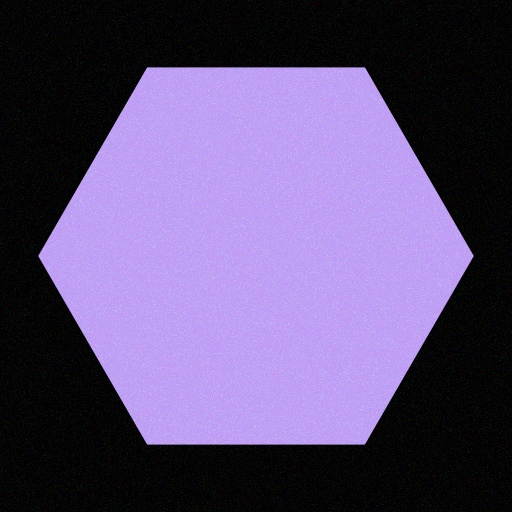
//> input picture image/hexagon_low noise.jpg, 512 x 512 px
$ ./OTSU_Binarization   (built with g++ and OpenCV 4)
//> lines starting //> are read from the running program, lines starting //| are printed output that depends on the picture; after the words box and inside, x2 and y2 are one past the last pixel; in counts of white or black regions, pixels touching at a corner belong together
#include <opencv.hpp>
#include <iostream>

using namespace cv;

int main()
{
	Mat img1 = imread("image/hexagon_low noise.jpg", 0);
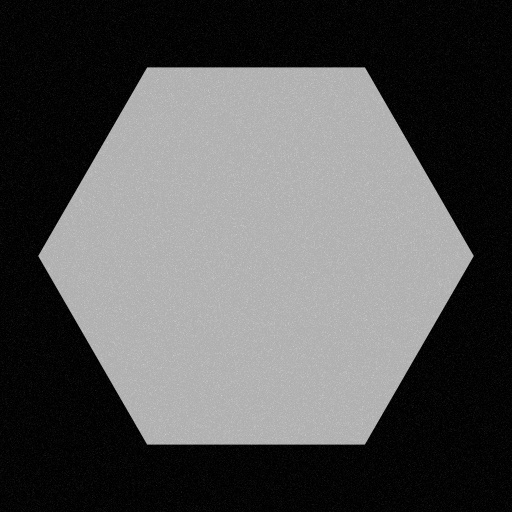
//> img1: 512 rows x 512 cols, CV_8UC1; min 0, max 207, mean 86.3
	Mat img2 = imread("image/hexagon_high noise.jpg", 0);
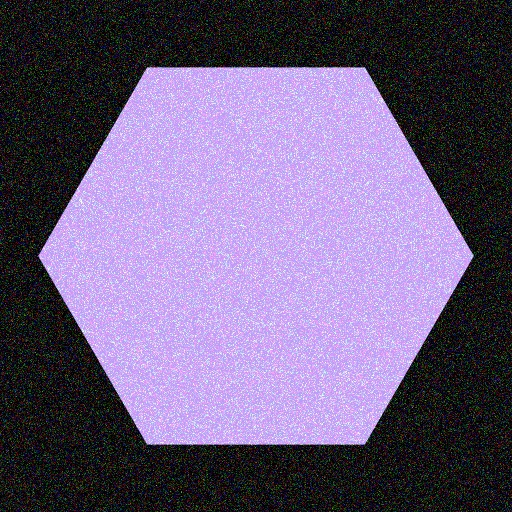
//> input picture image/hexagon_high noise.jpg, 512 x 512 px
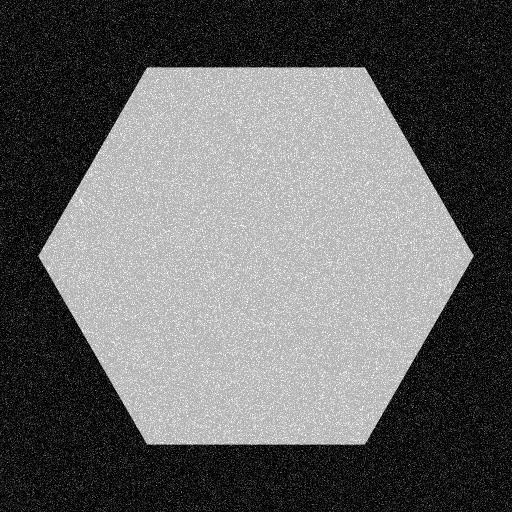
//> img2: 512 rows x 512 cols, CV_8UC1; min 0, max 255, mean 101.2
	Mat img1_th1, img2_th2;

	imshow("noise 10", img1);
	imshow("noise 50", img2);

	threshold(img1, img1_th1, 0, 255, THRESH_OTSU);
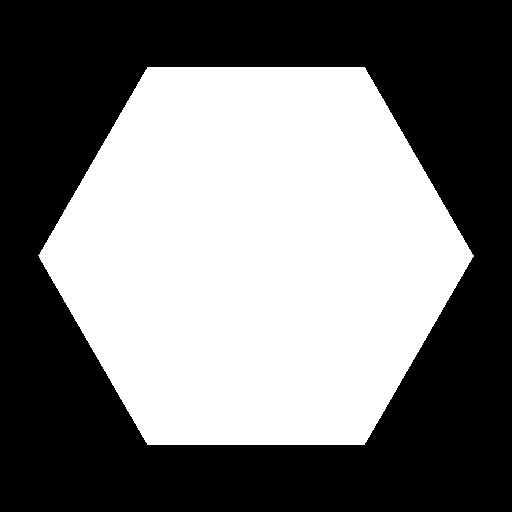
//> img1_th1: 512 rows x 512 cols, CV_8UC1; 47.1% white; 1 white region, box (x1, y1, x2, y2) and area: (38, 67, 474, 445) 123397
	threshold(img2, img2_th2, 0, 255, THRESH_OTSU);
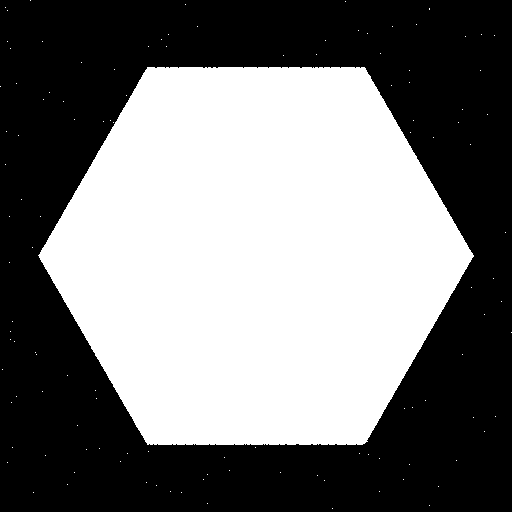
//> img2_th2: 512 rows x 512 cols, CV_8UC1; 47.1% white; 118 white regions (117 under 20 px), largest, box (x1, y1, x2, y2) and area: (38, 67, 474, 445) 123336

	imshow("ostu 10", img1_th1);
	imshow("otsu 50", img2_th2);

	blur(img2, img2, Size(5, 5));
	imshow("noise 50 with blur", img2);

	threshold(img2, img2_th2, 0, 255, THRESH_OTSU);
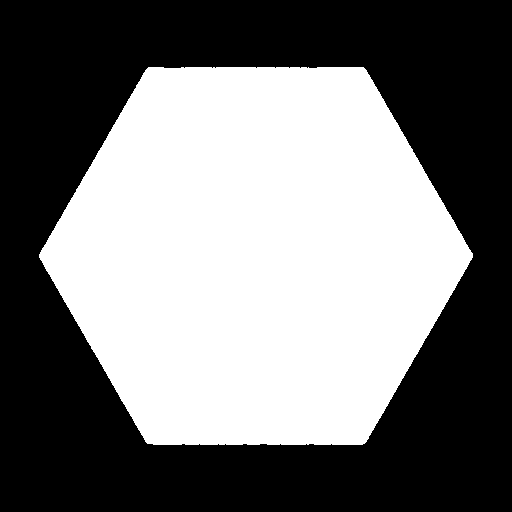
//> img2_th2: 512 rows x 512 cols, CV_8UC1; 47.1% white; 1 white region, box (x1, y1, x2, y2) and area: (39, 67, 473, 445) 123339
	imshow("otsu 50 with blur", img2_th2);

	waitKey(0);
	return 0;
}
